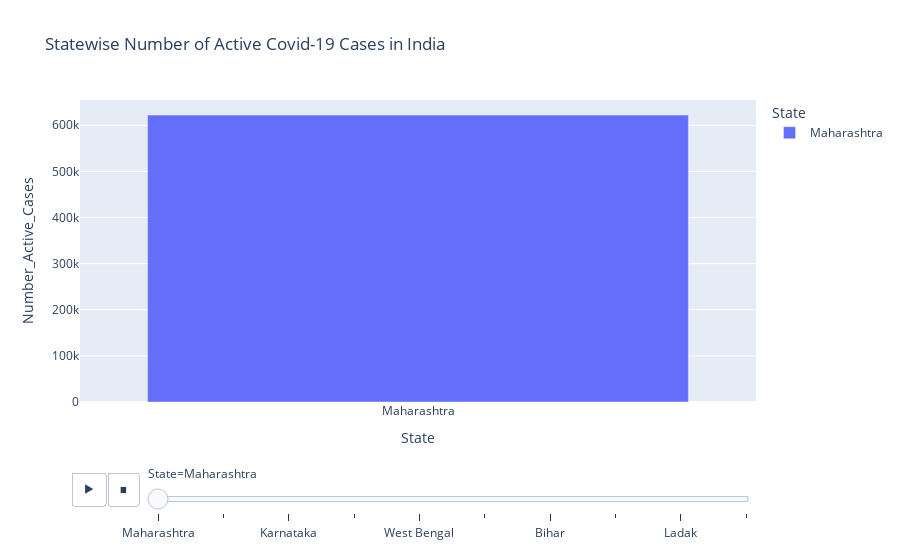

Write notebook code for a chart like this one.
### Code cell
#DAY 5
#Plot a Bar chart for The total number of active Covid-19 cases in a maximum of 10 Indian States
import plotly.express as px
import pandas as pd
import plotly

bar_data=pd.read_excel('C:\\Users\\HP\Documents\\DataSet.xlsx',sheet_name='Active cases')
states=bar_data['State']
cases=bar_data['Number_Active_Cases']
bar_chart=px.bar(bar_data,x=states,y=cases,title='Statewise Number of Active Covid-19 Cases in India',color='State',pattern_shape_sequence=['', '/', '\\', 'x', '-', '|', '+', '.'],animation_frame='State')
bar_chart.show()

### Figure 1 — Plotly figure (JSON) as saved in the notebook; plotly's stock layout.template omitted (floating-point values rounded to 4 significant figures)
{"data": [{"alignmentgroup": "True", "hovertemplate": "State=%{x}<br>Number_Active_Cases=%{y}<extra></extra>", "legendgroup": "Maharashtra", "marker": {"color": "#636efa", "pattern": {"shape": ""}}, "name": "Maharashtra", "offsetgroup": "Maharashtra", "orientation": "v", "showlegend": true, "textposition": "auto", "type": "bar", "x": ["Maharashtra"], "xaxis": "x", "y": [622083], "yaxis": "y"}], "layout": {"barmode": "relative", "legend": {"title": {"text": "State"}, "tracegroupgap": 0}, "sliders": [{"active": 0, "currentvalue": {"prefix": "State="}, "len": 0.9, "pad": {"b": 10, "t": 60}, "steps": [{"args": [["Maharashtra"], {"frame": {"duration": 0, "redraw": true}, "fromcurrent": true, "mode": "immediate", "transition": {"duration": 0, "easing": "linear"}}], "label": "Maharashtra", "method": "animate"}, {"args": [["Kerala"], {"frame": {"duration": 0, "redraw": true}, "fromcurrent": true, "mode": "immediate", "transition": {"duration": 0, "easing": "linear"}}], "label": "Kerala", "method": "animate"}, {"args": [["Karnataka"], {"frame": {"duration": 0, "redraw": true}, "fromcurrent": true, "mode": "immediate", "transition": {"duration": 0, "easing": "linear"}}], "label": "Karnataka", "method": "animate"}, {"args": [["UP"], {"frame": {"duration": 0, "redraw": true}, "fromcurrent": true, "mode": "immediate", "transition": {"duration": 0, "easing": "linear"}}], "label": "UP", "method": "animate"}, {"args": [["West Bengal"], {"frame": {"duration": 0, "redraw": true}, "fromcurrent": true, "mode": "immediate", "transition": {"duration": 0, "easing": "linear"}}], "label": "West Bengal", "method": "animate"}, {"args": [["Delhi"], {"frame": {"duration": 0, "redraw": true}, "fromcurrent": true, "mode": "immediate", "transition": {"duration": 0, "easing": "linear"}}], "label": "Delhi", "method": "animate"}, {"args": [["Bihar"], {"frame": {"duration": 0, "redraw": true}, "fromcurrent": true, "mode": "immediate", "transition": {"duration": 0, "easing": "linear"}}], "label": "Bihar", "method": "animate"}, {"args": [["Goa"], {"frame": {"duration": 0, "redraw": true}, "fromcurrent": true, "mode": "immediate", "transition": {"duration": 0, "easing": "linear"}}], "label": "Goa", "method": "animate"}, {"args": [["Ladak"], {"frame": {"duration": 0, "redraw": true}, "fromcurrent": true, "mode": "immediate", "transition": {"duration": 0, "easing": "linear"}}], "label": "Ladak", "method": "animate"}, {"args": [["Andaman&Nicobar"], {"frame": {"duration": 0, "redraw": true}, "fromcurrent": true, "mode": "immediate", "transition": {"duration": 0, "easing": "linear"}}], "label": "Andaman&Nicobar", "method": "animate"}], "x": 0.1, "xanchor": "left", "y": 0, "yanchor": "top"}], "title": {"text": "Statewise Number of Active Covid-19 Cases in India"}, "updatemenus": [{"buttons": [{"args": [null, {"frame": {"duration": 500, "redraw": true}, "fromcurrent": true, "mode": "immediate", "transition": {"duration": 500, "easing": "linear"}}], "label": "&#9654;", "method": "animate"}, {"args": [[null], {"frame": {"duration": 0, "redraw": true}, "fromcurrent": true, "mode": "immediate", "transition": {"duration": 0, "easing": "linear"}}], "label": "&#9724;", "method": "animate"}], "direction": "left", "pad": {"r": 10, "t": 70}, "showactive": false, "type": "buttons", "x": 0.1, "xanchor": "right", "y": 0, "yanchor": "top"}], "xaxis": {"anchor": "y", "categoryarray": ["Maharashtra", "Kerala", "Karnataka", "UP", "West Bengal", "Delhi", "Bihar", "Goa", "Ladak", "Andaman&Nicobar"], "categoryorder": "array", "domain": [0, 1], "title": {"text": "State"}}, "yaxis": {"anchor": "x", "domain": [0, 1], "title": {"text": "Number_Active_Cases"}}}}
